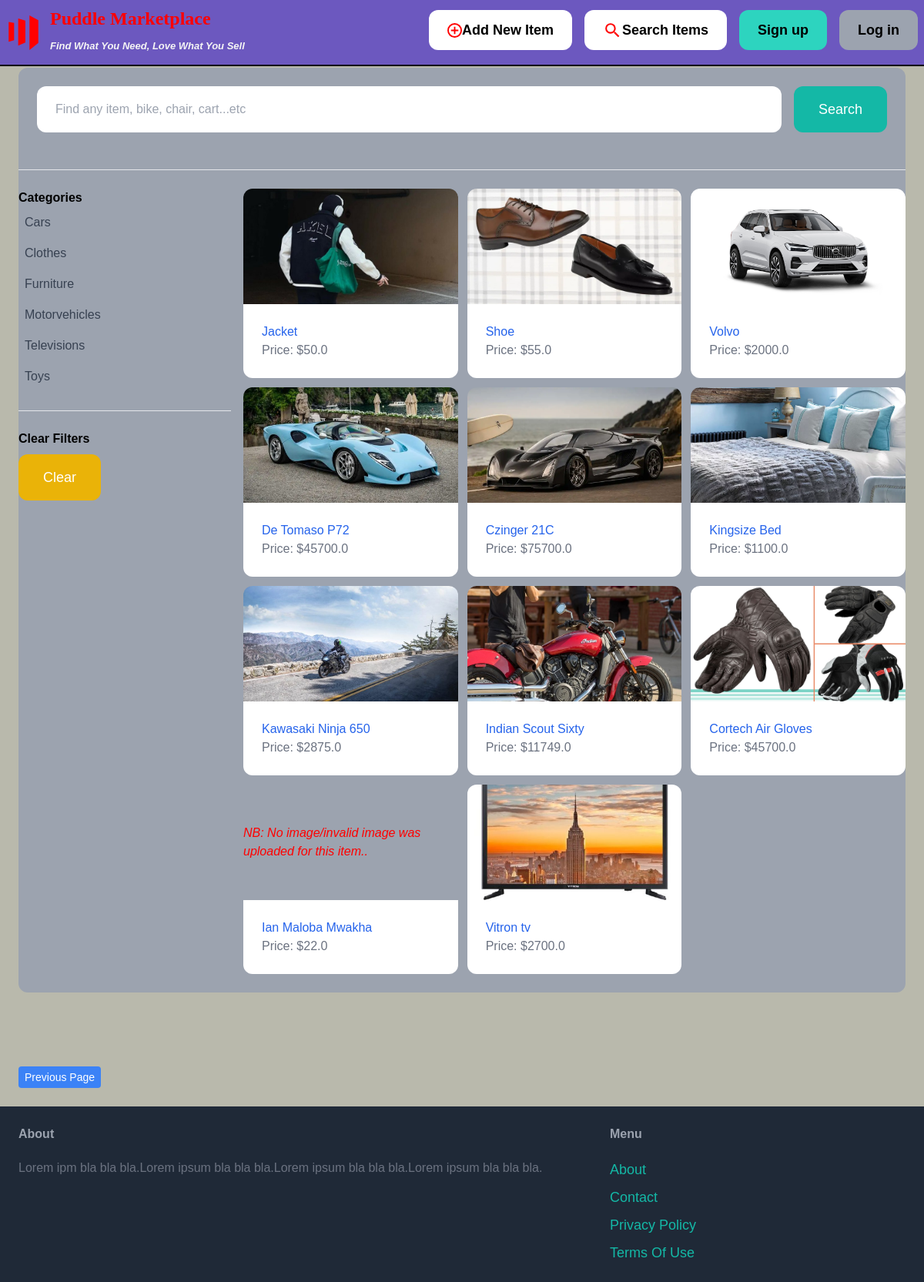
The page /item/ on the database its author committed.
### items/models.py (models this page shows, shortened)
class Cartegory(models.Model):
    name = models.CharField(max_length=255)
    class Meta:
        ordering = ('name',)
        verbose_name_plural = 'Categories'

class Item(models.Model):
    cartegory = models.ForeignKey(Cartegory, related_name='items', on_delete=models.CASCADE)
    name = models.CharField(max_length=255)
    description = RichTextField(blank=True, null=True)
    price = models.FloatField()
    image = models.ImageField(upload_to='item_images', blank=True, null=True)
    is_sold = models.BooleanField(default=False)
    created_by = models.ForeignKey(User, related_name='items', on_delete=models.CASCADE)
    created_at = models.DateTimeField(auto_now_add=True)

### items/views.py (the view)
# urls.py: path('', views.items, name='items'),
def items(request):
    query = request.GET.get('query', '')
    cartegory_id = request.GET.get('cartegory', 0)
    categories = Cartegory.objects.all()
    items = Item.objects.filter(is_sold=False)
    if query:
        items = items.filter(Q(name__icontains=query) | Q(description__icontains=query))
    if cartegory_id:
        items = items.filter(cartegory_id=cartegory_id)
    return render(request, 'item/items.html', {
        'items': items,
        'query': query,
        'categories': categories,
        'cartegory_id': int(cartegory_id),
    })

### items/templates/item/items.html (shortened to what this page needs)
{% extends 'core/base.html' %}
{% block content %}
    <div class="pb-6 bg-gray-400 rounded-xl">
        <form method="get" action="{% url 'items:items' %}" class="px-6 py-6 flex gap-4">
            <input name="query" class="flex-1 py-4 px-6 rounded-xl" type="text" value="{{ query }}" placeholder="Find any item, bike, chair, cart...etc">
            <button class="py-4 px-8 text-lg bg-teal-500 text-white rounded-xl">Search</button>
        </form>
        <hr class="my-6">
        <div class="grid grid-cols-4 gap-4">
            <div class="col-span-1">
                <p class="font-semibold">Categories</p>
                <ul>
                    {% for cartegory in categories %}
                        <li class="py-2 px-2 truncate text-gray-700{% if cartegory.id == cartegory_id %} bg-gray-200 {% endif %}">
                            <a href="{% url 'items:items' %}?query={{ query }}&cartegory={{ cartegory.id }}">{{ cartegory.name }}</a>
                        </li>
                    {% endfor %}
                </ul>
                <hr class="my-6">
                <p class="font-semibold">Clear Filters</p>
                <ul>
                    <li><a href="{% url 'items:items' %}" class="mt-2 py-4 px-8 inline-block bg-yellow-500 text-lg rounded-xl text-white hover:bg-gray-700"> Clear </a></li>
                </ul>
            </div>
            <div class="col-span-3">
                {% if items %}
                <div class="grid grid-cols-2 md:grid-cols-3 gap-3">
                    {% for item in items %}
                      <div class="flex flex-col h-full">
                        <a href="{% url 'items:detail' item.id %}">
                          <div class="flex-shrink-0">
                            {% if item.image.name %}
                              <div style="height: 150px;">
                                <img src="/media/{{ item.image.name }}" class="rounded-t-xl w-full h-full object-cover">
                              </div>
                            {% else %}
                              <div style="height: 150px; display: flex; align-items: center; justify-content: center;">
                                <i style="color: red;">NB: No image/invalid image was uploaded for this item..</i>
                              </div>
                            {% endif %}
                          </div>
                          <div class="p-6 bg-white rounded-b-xl flex-grow">
                            <h2 class="text-blue-600 text-1xl truncate no-underline hover:underline hover:text-red-500">{{ item.name }}</h2>
                            <p class="text-gray-500 truncate">Price: ${{ item.price }}</p>
                          </div>
                        </a>
                      </div>
                    {% endfor %}
                  </div>
                {% endif %}
            </div>
        </div>
    </div>
{% endblock %}

### core/templates/core/base.html (style rules this page uses)
body { background-color: #b9b9ac; display: flex; flex-direction: column; min-height: 100vh; font-family: Arial, Helvetica, sans-serif; }
html { scroll-behavior: smooth; }
* { box-sizing: border-box; }
img { vertical-align: middle; }
.truncate { overflow: hidden; white-space: nowrap; text-overflow: ellipsis; }

### rows shown on the page
Cartegory: name "Cars"
Cartegory: name "Clothes"
Cartegory: name "Furniture"
Cartegory: name "Motorvehicles"
Cartegory: name "Televisions"
Cartegory: name "Toys"
Item: image.name (picture), name "Jacket", price "50.0"
Item: image.name (picture), name "Shoe", price "55.0"
Item: image.name (picture), name "Volvo", price "2000.0"
Item: image.name (picture), name "De Tomaso P72", price "45700.0"
Item: image.name (picture), name "Czinger 21C", price "75700.0"
Item: image.name (picture), name "Kingsize Bed", price "1100.0"
Item: image.name (picture), name "Kawasaki Ninja 650", price "2875.0"
Item: image.name (picture), name "Indian Scout Sixty", price "11749.0"
Item: image.name (picture), name "Cortech Air Gloves", price "45700.0"
Item: shows "NB: No image/invalid image was uploaded for this item..", name "Ian Maloba Mwakha", price "22.0"
Item: image.name (picture), name "Vitron tv", price "2700.0"
